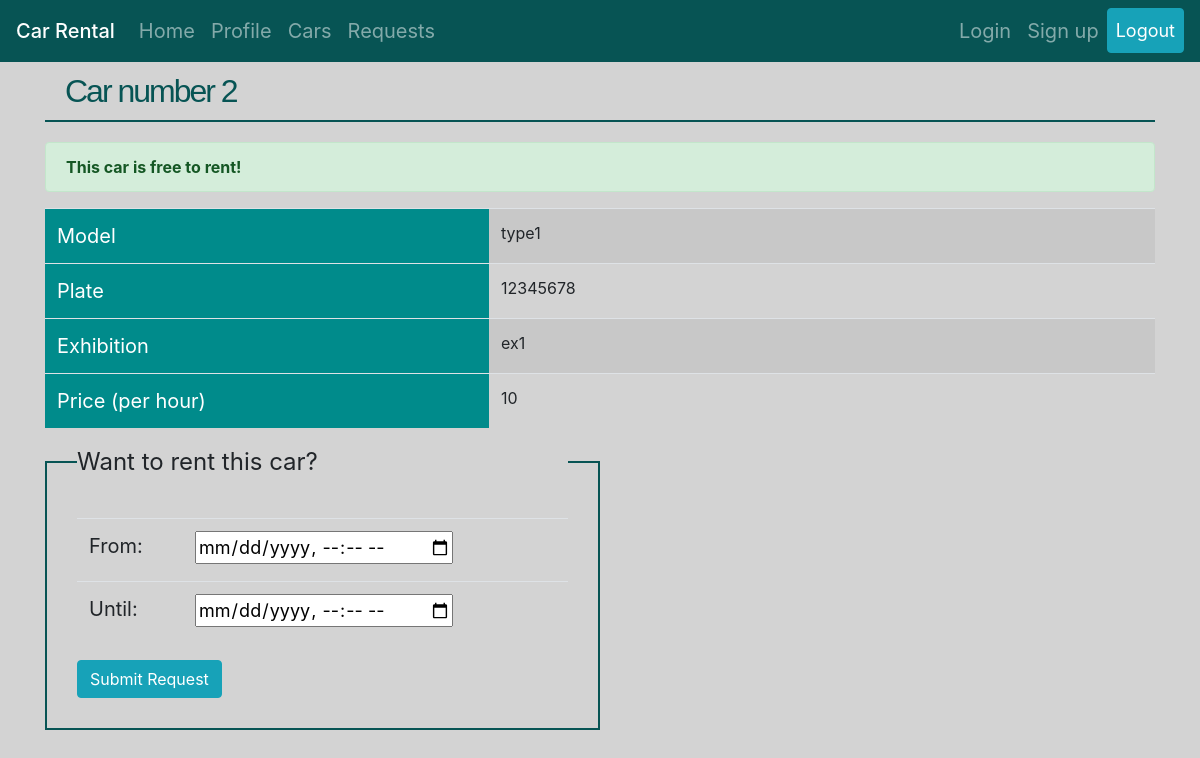
The app's page /rental/cars/2/ (signed in), older data.
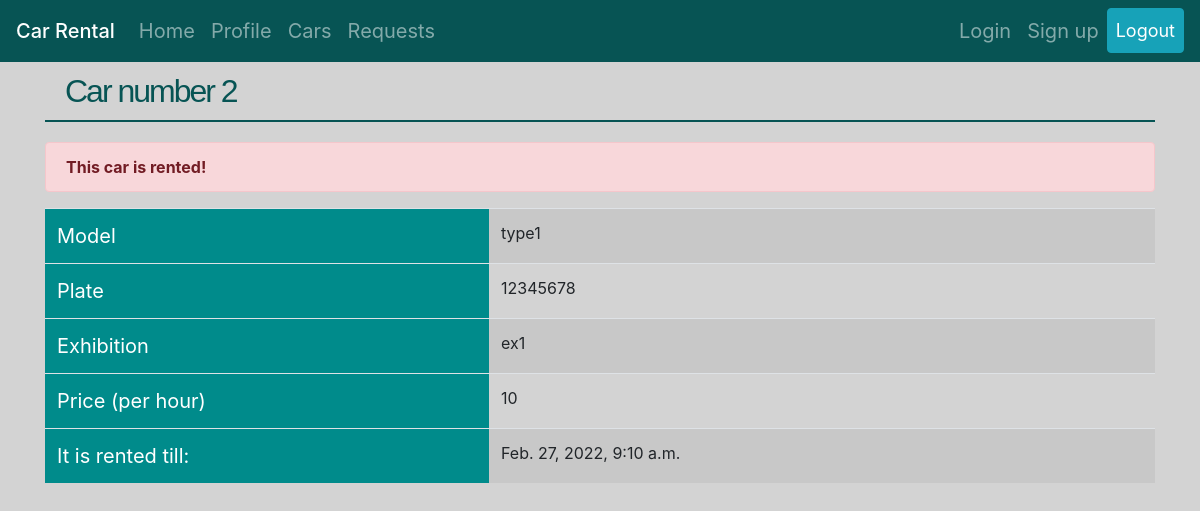
The same page, newer data.
### car_rental/models.py (models this page shows, shortened)
class Car(models.Model):
    car_type = models.CharField(max_length=50, default='type0')
    plate = models.CharField(max_length=8, default='12345678')
    renter = models.ForeignKey(User, null=True, default=None, on_delete=models.SET_NULL, related_name='cars_rented')
    owner = models.ForeignKey(User, on_delete=models.CASCADE, null=True, related_name='cars_owned')
    price_per_hour = models.IntegerField(default=10)
    rent_start_time = models.DateTimeField('Start Time', default=timezone.now)
    rent_end_time = models.DateTimeField('End Time', default=timezone.now)
    needs_repair = models.BooleanField(default=False)
    def is_rented(self):
        return self.rent_end_time > timezone.now()

class User(AbstractUser):
    isCarExhibition = models.BooleanField(default=False)
    credit = models.IntegerField(default=0)

### car_rental/views.py (the view)
# urls.py: path('cars/<int:pk>/', views.CarDetailView.as_view(), name='car'),
@method_decorator(login_required, name='dispatch')
class CarDetailView(generic.DetailView):
    model = Car
    context_object_name = 'car'
    template_name = 'car_rental/car_detail.html'
    def get_queryset(self):
        return Car.objects.all()

### car_rental/templates/car_rental/car_detail.html (shortened to what this page needs)
{% extends 'car_rental/base.html' %}
{% load static %}
{% block style %}
    <link rel="stylesheet" type="text/css" href="{% static 'car_rental/stylesheets/car_detail.css' %}">
{% endblock %}
{% block content %}
<div class="container">
    <h1>Car number {{ car.id }}</h1>
{% if car.owner != user %}
    {% if car.is_rented %}
        {% if car.renter != user %}
        <div style="margin-top: 10px" class="alert alert-danger">
            <strong>This car is rented!</strong>
        </div>
        {% else %}
        <div style="margin-top: 10px" class="alert alert-info">
            <strong>This car is rented by you!</strong>
        </div>
        {% endif %}
    {% else %}
        {% if not car.needs_repair %}
        <div style="margin-top: 10px" class="alert alert-success">
            <strong>This car is free to rent!</strong>
        </div>
        {% endif%}
    {% endif %}
{% endif %}
        <table class="table table-striped table-hover info-table">
            <tr>
                <td>Model</td>
                <td>{{ car.car_type }}</td>
            </tr>
            <tr>
                <td>Plate</td>
                <td>{{ car.plate }}</td>
            </tr>
            {% if car.owner != user %}
            <tr>
                <td>Exhibition</td>
                <td>{{ car.owner.username }}</td>
            </tr>
            {% endif %}
            <tr>
                <td>Price (per hour)</td>
                <td>{{ car.price_per_hour }}</td>
            </tr>
            {% if car.is_rented %}
            <tr>
                <td>It is rented till:</td>
                <td>{{ car.rent_end_time }}</td>
            </tr>
            {% endif %}
        </table>
        {% if not car.is_rented and car.owner != user and not car.needs_repair%}
        <form action="{% url 'car_rental:rent_request' car.id %}" method="post">
        <fieldset >
        <legend>Want to rent this car?</legend>
            <table class="table form-table" >
                <tr>
                    <td>
                        <label for="rent_start_time">From:</label>
                    </td>
                    <td>
                        <input required id="rent_start_time" name="rent_start_time" type="datetime-local">
                    </td>
                </tr>
                <tr>
                    <td>
                        <label for="rent_end_time">Until:</label>
                    </td>
                    <td>
                        <input required id="rent_end_time" name="rent_end_time" type="datetime-local">
                    </td>
                </tr>
            </table>
        <input class="btn btn-info" type="submit" value="Submit Request">
        </fieldset>
        </form>
    {% endif %}
</div>
{% endblock %}

Row changes from the older to the newer data that the page shows:
changed Car "type1": rent_end_time (not shown) → "Feb. 27, 2022, 9:10 a.m."
Text that changed along with them:
form field value: "Submit Request" → (not shown)
text no longer shown: "This car is free to rent! Want to rent this car? From: Until:"
text now shown: "This car is rented! It is rented till:"
